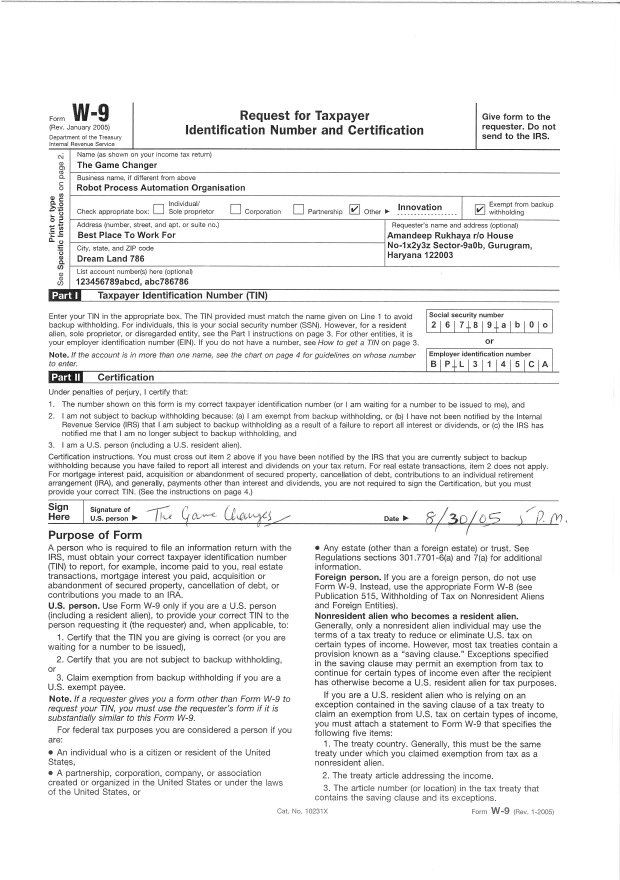
#> input picture ai/ml/projects/text_extraction_from_forms/data/ScannedForm_For_TextExtraction.jpg, 2480 x 3520 px (shown at 1/4 size)
$ jupyter execute ExtractTextFromScannedImages_SVM_Model.ipynb   (shell and % lines are left out)   (older library calls are emulated)
#> lines starting #> are read from the running program, lines starting #| are printed output that depends on the picture; after the words box and inside, x2 and y2 are one past the last pixel; in counts of white or black regions, pixels touching at a corner belong together
[cell 1]
# to make matplotlib figures inline

[cell 2]
# import neccessary packages

import pandas as pd
import numpy as np
import cv2
import matplotlib.pyplot as plt

[cell 3]
# Utility Methods

def show_high_resolution_picture_in_two_parts(image_in_numpy_format):
    height, width = image_in_numpy_format.shape[:2]

    if len(image_in_numpy_format.shape)==3:
        cv2.imshow("Input Image (without any preprocessing)", cv2.resize(image_in_numpy_format[:height//2, :, :], (0,0), fx=0.4, fy=0.4))
        cv2.waitKey() #This is required for showing opencv images
        cv2.imshow("Input Image (without any preprocessing)", cv2.resize(image_in_numpy_format[height//2:, :, :], (0,0), fx=0.4, fy=0.4))
        cv2.waitKey() #This is required for showing opencv images
    else:
        cv2.imshow("Input Image (without any preprocessing)", cv2.resize(image_in_numpy_format[:height//2, :], (0,0), fx=0.4, fy=0.4))
        cv2.waitKey() #This is required for showing opencv images
        cv2.imshow("Input Image (without any preprocessing)", cv2.resize(image_in_numpy_format[height//2:, :], (0,0), fx=0.4, fy=0.4))
        cv2.waitKey() #This is required for showing opencv images

    # Drawing the image using matplotlib will give options to zoom-in or zoom-out (so better for analysis)
    # plt.imshow(input_image[:height/2, :width/2, :])

[cell 4]
# Read input Form

scanned_form_image_path = "data/ScannedForm_For_TextExtraction.jpg"

input_image = cv2.imread(scanned_form_image_path)
#> input_image is the input picture: shape (3520, 2480, 3); min 0, max 255, mean 239.6

image_shape = input_image.shape
#> image_shape = (3520, 2480, 3)
height, width, channels_count = image_shape
#> height = 3520; width = 2480; channels_count = 3

print(image_shape)
#| (3520, 2480, 3)

show_high_resolution_picture_in_two_parts(input_image)
#> in show_high_resolution_picture_in_two_parts, `cv2.imshow("Input Image (without any preprocessing)", cv2.resize(image..`:
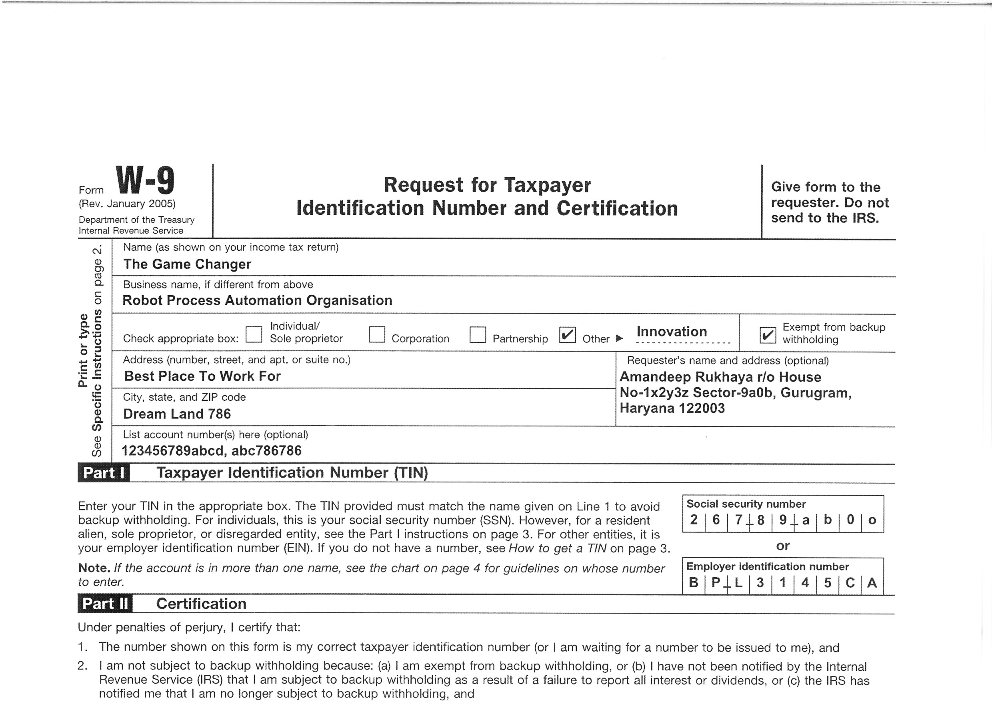
#> window 'Input Image (without any prepr': shape (704, 992, 3); min 3, max 255, mean 241.2
#> in show_high_resolution_picture_in_two_parts, `cv2.imshow("Input Image (without any preprocessing)", cv2.resize(image..`:
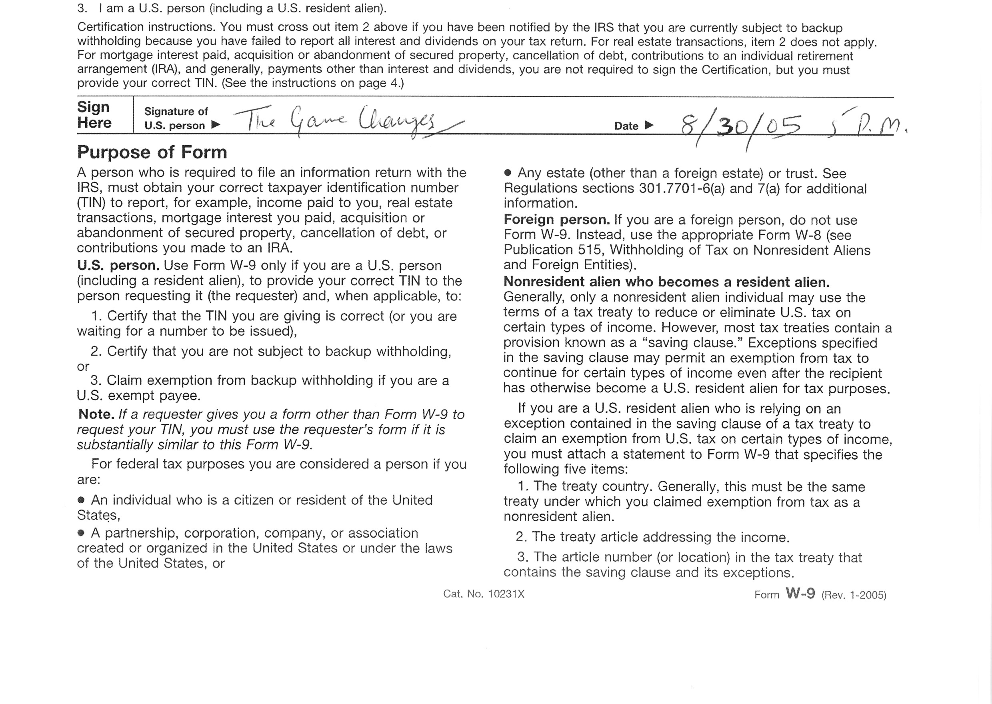
#> window 'Input Image (without any prepr': shape (704, 992, 3); min 0, max 255, mean 238.1

print(image_shape)
#| (3520, 2480, 3)

image_to_be_processed = input_image.copy()

imgray = cv2.cvtColor(image_to_be_processed, cv2.COLOR_BGR2GRAY)
print("Shape of imgray::", imgray.shape)
#| Shape of imgray:: (3520, 2480)

# Different types are:
#    cv2.THRESH_BINARY (0):
#    cv2.THRESH_BINARY_INV (1):
#    cv2.THRESH_TRUNC (2):
#    cv2.THRESH_TOZERO (3):
#    cv2.THRESH_TOZERO_INV (4):


# Adaptive Thresholding: we used a global value as threshold value. But it may not be good in all the conditions where image has different lighting conditions in different areas. In that case, we go for adaptive thresholding.
# Adaptive Method - It decides how thresholding value is calculated.
#       cv2.ADAPTIVE_THRESH_MEAN_C : threshold value is the mean of neighbourhood area.
#       cv2.ADAPTIVE_THRESH_GAUSSIAN_C : threshold value is the weighted sum of neighbourhood values where weights are a gaussian window.

ret, image_after_thresholding = cv2.threshold(imgray, 127, 255, 0)
#> image_after_thresholding: shape (3520, 2480); 93.7% white; 5148 black regions (818 under 20 px)
print("Shape of Thresholded image::", image_after_thresholding.shape)
#| Shape of Thresholded image:: (3520, 2480)

show_high_resolution_picture_in_two_parts(image_after_thresholding)
#> in show_high_resolution_picture_in_two_parts (call 2), `cv2.imshow("Input Image (without any preprocessing)", cv2.resize(image..`:
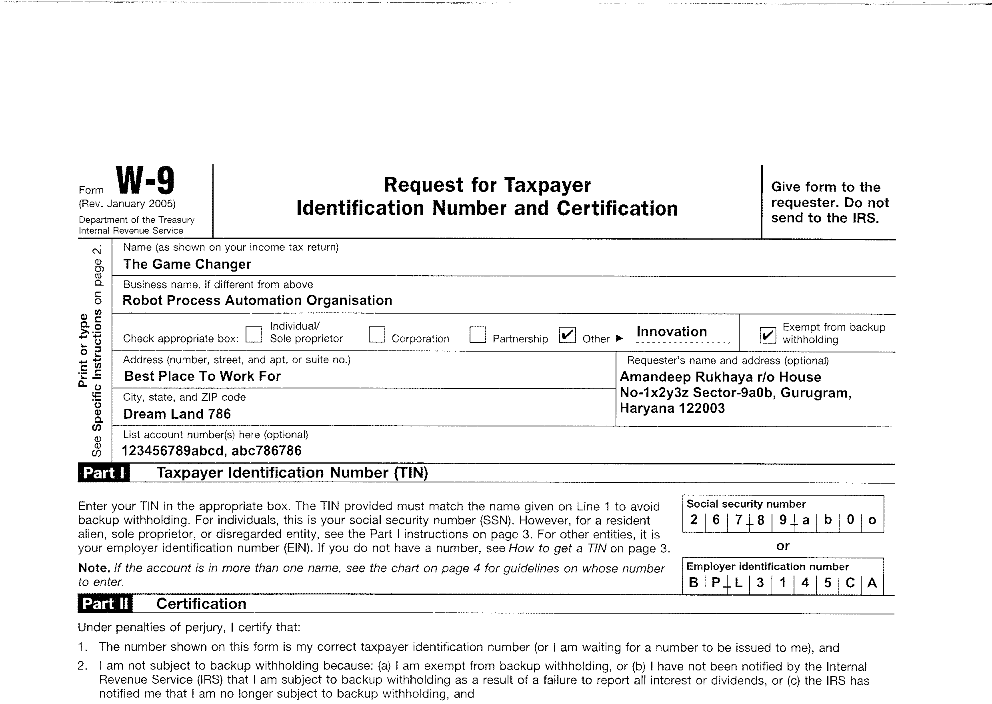
#> window 'Input Image (without any prepr': shape (704, 992); min 0, max 255, mean 240.6

# def findContours(image, (Contour retrieval mode), (Contour approximation method), contours=None, hierarchy=None, offset=None)
# Contour retrieval mode: cv2.RETR_LIST, RETR_EXTERNAL, cv2.RETR_CCOMP, RETR_TREE
# Contour approximation method: cv2.CHAIN_APPROX_NONE, cv2.CHAIN_APPROX_SIMPLE
# Pre-requisite - cvtColor (otherwise throw error - FindContours supports only CV8UC1 images)
_, contours_ds, _ = cv2.findContours(image_after_thresholding, cv2.RETR_TREE, cv2.CHAIN_APPROX_NONE)
#> contours_ds = 6963 contours, 1024 with area under 20; largest, box (x1, y1, x2, y2) and area: (0, 0, 2480, 3520) 8723500, (193, 409, 2241, 1210) 429408, (280, 783, 1848, 878) 143278, (280, 971, 1539, 1065) 114619, (280, 878, 1540, 971) 113587

height_list = []
rect_dimensions=[]

for contour in contours_ds:
    (x, y, w, h) = cv2.boundingRect(contour)
    # image_after_thresholding = cv2.cvtColor(image_after_thresholding, cv2.CV_GRAY2BGR)
    height_list.append(h)
    rect_dimensions.append((x,y,w,h))
#> this loop made 6963 passes
#> (x, y, w, h) on passes 1 to 3: (2471, 10, 1, 1), (2467, 10, 1, 1), (0, 0, 2480, 3520)
#> after the loop, height_list = 6963 values, max 3520 at index 2, min 1 at index 0, mean 16.75; rect_dimensions = 6963 items, first 6: (2471, 10, 1, 1), (2467, 10, 1, 1), (0, 0, 2480, 3520), (2209, 3259, 3, 3), (2210, 3257, 3, 4), (2056, 3254, 5, 7)

mean_height = np.mean(height_list)
#> mean_height = 16.75

[ cv2.rectangle(image_to_be_processed, (x, y), (x + w, y + h), (0, 0, 255), 2) for (x,y,w,h) in rect_dimensions if h > 2* mean_height ]
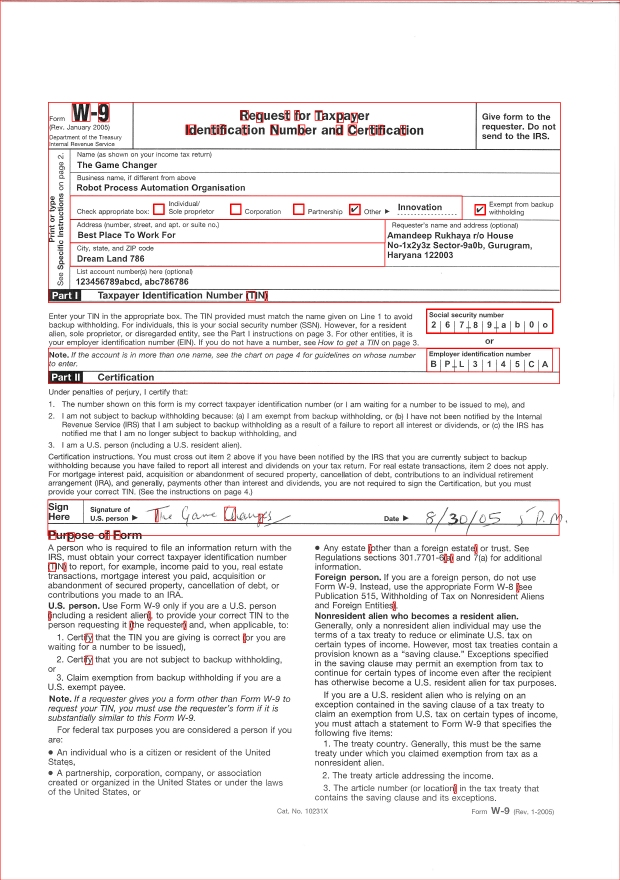
#> image_to_be_processed: shape (3520, 2480, 3) (shown at 1/4 size); mean B, G, R 236.9, 236.9, 240.2


show_high_resolution_picture_in_two_parts(image_to_be_processed)
#> in show_high_resolution_picture_in_two_parts (call 3), `cv2.imshow("Input Image (without any preprocessing)", cv2.resize(image..`:
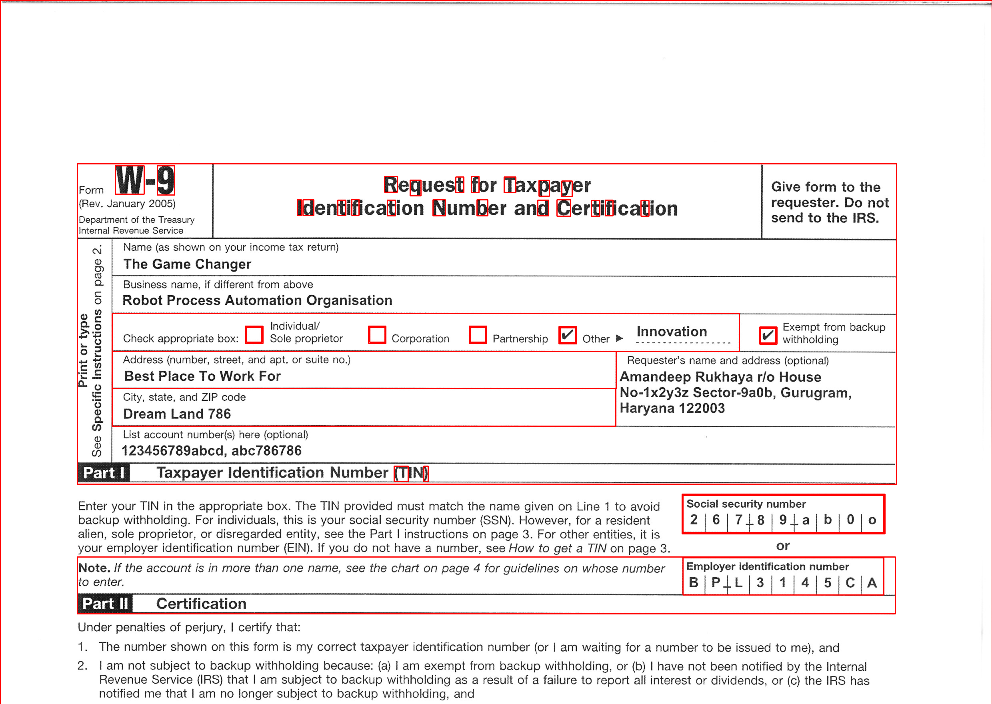
#> window 'Input Image (without any prepr': shape (704, 992, 3); mean B, G, R 237.3, 237.3, 242.2
#> in show_high_resolution_picture_in_two_parts (call 3), `cv2.imshow("Input Image (without any preprocessing)", cv2.resize(image..`:
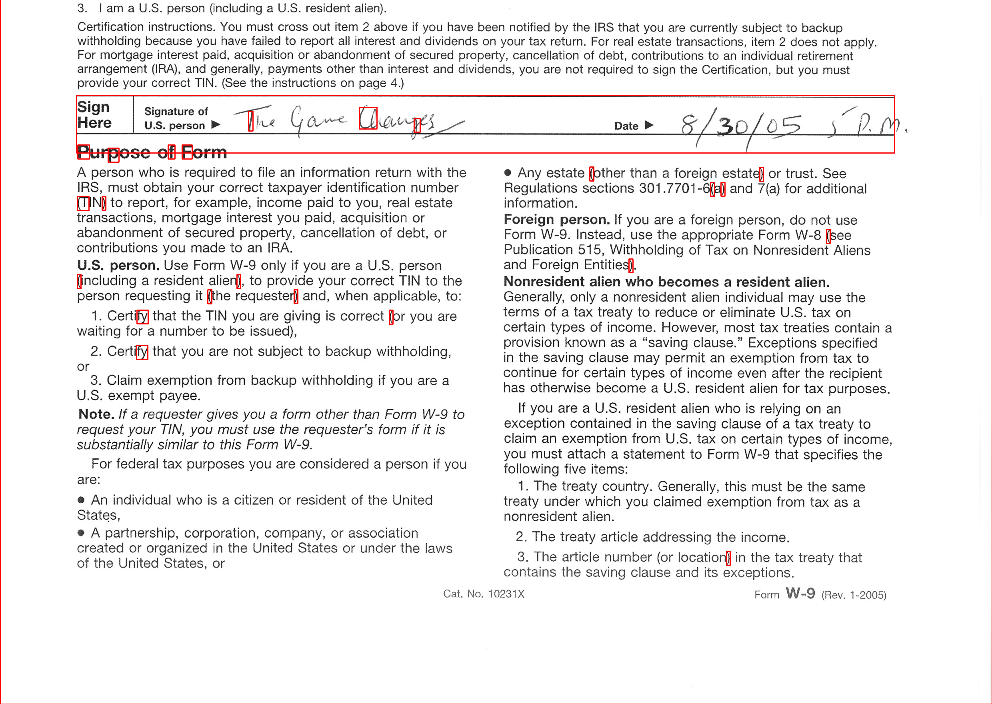
#> window 'Input Image (without any prepr': shape (704, 992, 3); mean B, G, R 236.6, 236.6, 238.2

# [7 lines of commented-out code are left out]


print("Successfully executed")
